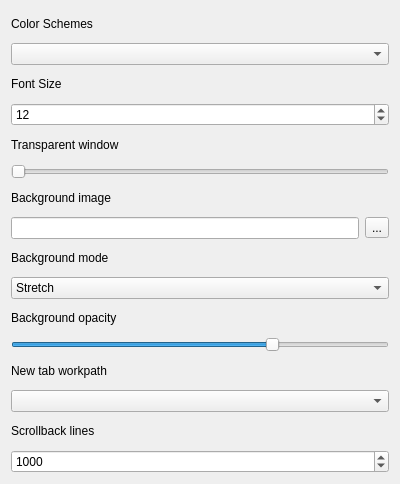
<?xml version="1.0" encoding="UTF-8"?>
<ui version="4.0">
 <class>GlobalOptionsWidget</class>
 <widget class="QWidget" name="GlobalOptionsWidget">
  <property name="geometry">
   <rect>
    <x>0</x>
    <y>0</y>
    <width>400</width>
    <height>484</height>
   </rect>
  </property>
  <layout class="QVBoxLayout" name="verticalLayout">
   <item>
    <widget class="QLabel" name="label">
     <property name="text">
      <string>Color Schemes</string>
     </property>
    </widget>
   </item>
   <item>
    <widget class="QComboBox" name="comBoxColorSchemes"/>
   </item>
   <item>
    <widget class="QLabel" name="label_2">
     <property name="text">
      <string>Font Size</string>
     </property>
    </widget>
   </item>
   <item>
    <widget class="QSpinBox" name="spinBoxFontSize">
     <property name="minimum">
      <number>3</number>
     </property>
     <property name="singleStep">
      <number>3</number>
     </property>
     <property name="value">
      <number>12</number>
     </property>
    </widget>
   </item>
   <item>
    <widget class="QLabel" name="label_3">
     <property name="text">
      <string>Transparent window</string>
     </property>
    </widget>
   </item>
   <item>
    <widget class="QSlider" name="horizontalSliderTransparent">
     <property name="maximum">
      <number>100</number>
     </property>
     <property name="orientation">
      <enum>Qt::Horizontal</enum>
     </property>
    </widget>
   </item>
   <item>
    <widget class="QLabel" name="label_4">
     <property name="text">
      <string>Background image</string>
     </property>
    </widget>
   </item>
   <item>
    <layout class="QHBoxLayout" name="horizontalLayout">
     <item>
      <widget class="QLineEdit" name="lineEditBackgroundImage"/>
     </item>
     <item>
      <widget class="QToolButton" name="toolButtonBackgroundImage">
       <property name="text">
        <string notr="true">...</string>
       </property>
      </widget>
     </item>
    </layout>
   </item>
   <item>
    <widget class="QLabel" name="label_5">
     <property name="text">
      <string>Background mode</string>
     </property>
    </widget>
   </item>
   <item>
    <widget class="QComboBox" name="comboBoxBackgroundMode">
     <property name="currentText">
      <string>Stretch</string>
     </property>
     <property name="currentIndex">
      <number>1</number>
     </property>
     <item>
      <property name="text">
       <string>None</string>
      </property>
     </item>
     <item>
      <property name="text">
       <string>Stretch</string>
      </property>
     </item>
     <item>
      <property name="text">
       <string>Zoom</string>
      </property>
     </item>
     <item>
      <property name="text">
       <string>Fit</string>
      </property>
     </item>
     <item>
      <property name="text">
       <string>Center</string>
      </property>
     </item>
     <item>
      <property name="text">
       <string>Tile</string>
      </property>
     </item>
    </widget>
   </item>
   <item>
    <widget class="QLabel" name="label_6">
     <property name="text">
      <string>Background opacity</string>
     </property>
    </widget>
   </item>
   <item>
    <widget class="QSlider" name="horizontalSliderBackgroundImageOpacity">
     <property name="maximum">
      <number>100</number>
     </property>
     <property name="value">
      <number>70</number>
     </property>
     <property name="orientation">
      <enum>Qt::Horizontal</enum>
     </property>
    </widget>
   </item>
   <item>
    <widget class="QLabel" name="label_7">
     <property name="text">
      <string>New tab workpath</string>
     </property>
    </widget>
   </item>
   <item>
    <widget class="QComboBox" name="comboBoxNewTabWorkPath"/>
   </item>
   <item>
    <widget class="QLabel" name="label_8">
     <property name="text">
      <string>Scrollback lines</string>
     </property>
    </widget>
   </item>
   <item>
    <widget class="QSpinBox" name="spinBoxScrollbackLines">
     <property name="maximum">
      <number>10000</number>
     </property>
     <property name="value">
      <number>1000</number>
     </property>
    </widget>
   </item>
  </layout>
 </widget>
 <resources/>
 <connections/>
 <slots>
  <slot>accept()</slot>
  <slot>reject()</slot>
 </slots>
</ui>
